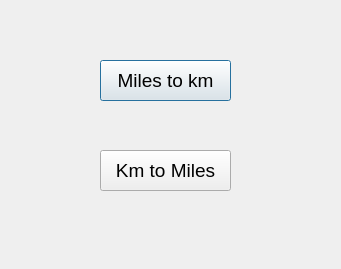
<?xml version="1.0" encoding="UTF-8"?>
<ui version="4.0">
 <class>Distance</class>
 <widget class="QDialog" name="Distance">
  <property name="geometry">
   <rect>
    <x>0</x>
    <y>0</y>
    <width>341</width>
    <height>269</height>
   </rect>
  </property>
  <property name="windowTitle">
   <string>Distance</string>
  </property>
  <widget class="QPushButton" name="pushButton">
   <property name="geometry">
    <rect>
     <x>100</x>
     <y>60</y>
     <width>131</width>
     <height>41</height>
    </rect>
   </property>
   <property name="font">
    <font>
     <pointsize>14</pointsize>
    </font>
   </property>
   <property name="text">
    <string>Miles to km</string>
   </property>
  </widget>
  <widget class="QPushButton" name="pushButton_2">
   <property name="geometry">
    <rect>
     <x>100</x>
     <y>150</y>
     <width>131</width>
     <height>41</height>
    </rect>
   </property>
   <property name="font">
    <font>
     <pointsize>14</pointsize>
    </font>
   </property>
   <property name="text">
    <string>Km to Miles</string>
   </property>
  </widget>
 </widget>
 <resources/>
 <connections/>
</ui>
